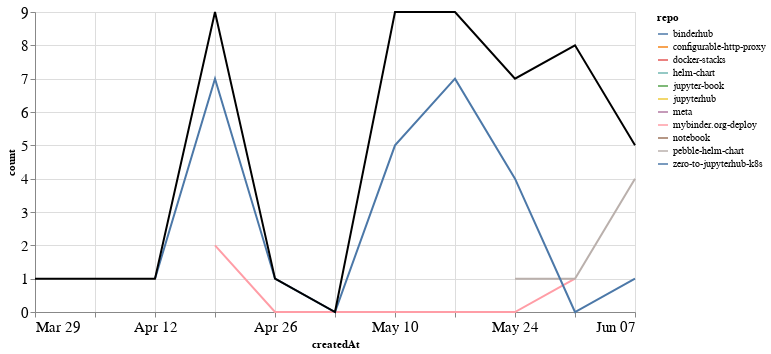

The notebook cell saved with this chart:
### Markdown cell above
## PRs

### Code cell
prs_time = prs.groupby('repo').resample('W', on='createdAt').count()['author'].reset_index()
prs_time = prs_time.rename(columns={'author': 'count'})
prs_time_total = prs_time.groupby('createdAt').agg({"count": "sum"}).reset_index()

ch1 = alt.Chart(prs_time, width=600).mark_line().encode(
    x='createdAt',
    y='count',
    color='repo',
    tooltip="repo"
)

ch2 = alt.Chart(prs_time_total, width=600).mark_line(color="black").encode(
    x='createdAt',
    y='count',
)

ch1 + ch2

### Figure 1 — Vega-Lite specification as saved in the notebook (floating-point values rounded to 4 significant figures)
{"config": {"axisLeft": {"labelFontSize": 15}, "axisBottom": {"labelFontSize": 15}}, "layer": [{"data": {"name": "data-1c18d64819e030f4e85c41c3c9e806d7"}, "mark": "line", "encoding": {"color": {"type": "nominal", "field": "repo"}, "tooltip": {"type": "nominal", "field": "repo"}, "x": {"type": "temporal", "field": "createdAt"}, "y": {"type": "quantitative", "field": "count"}}, "width": 600}, {"data": {"name": "data-efe6bd150dafaa4b978b93b301aa9197"}, "mark": {"type": "line", "color": "black"}, "encoding": {"x": {"type": "temporal", "field": "createdAt"}, "y": {"type": "quantitative", "field": "count"}}, "width": 600}], "$schema": "https://vega.github.io/schema/vega-lite/v4.8.1.json", "datasets": {"data-1c18d64819e030f4e85c41c3c9e806d7": [{"repo": "binderhub", "createdAt": "2020-05-24T00:00:00", "count": 2}, {"repo": "configurable-http-proxy", "createdAt": "2020-05-31T00:00:00", "count": 6}, {"repo": "docker-stacks", "createdAt": "2020-03-29T00:00:00", "count": 1}, {"repo": "helm-chart", "createdAt": "2020-05-10T00:00:00", "count": 1}, {"repo": "jupyter-book", "createdAt": "2020-05-10T00:00:00", "count": 2}, {"repo": "jupyterhub", "createdAt": "2020-05-17T00:00:00", "count": 1}, {"repo": "meta", "createdAt": "2020-05-10T00:00:00", "count": 1}, {"repo": "mybinder.org-deploy", "createdAt": "2020-04-19T00:00:00", "count": 2}, {"repo": "mybinder.org-deploy", "createdAt": "2020-04-26T00:00:00", "count": 0}, {"repo": "mybinder.org-deploy", "createdAt": "2020-05-03T00:00:00", "count": 0}, {"repo": "mybinder.org-deploy", "createdAt": "2020-05-10T00:00:00", "count": 0}, {"repo": "mybinder.org-deploy", "createdAt": "2020-05-17T00:00:00", "count": 0}, {"repo": "mybinder.org-deploy", "createdAt": "2020-05-24T00:00:00", "count": 0}, {"repo": "mybinder.org-deploy", "createdAt": "2020-05-31T00:00:00", "count": 1}, {"repo": "notebook", "createdAt": "2020-05-17T00:00:00", "count": 1}, {"repo": "pebble-helm-chart", "createdAt": "2020-05-24T00:00:00", "count": 1}, {"repo": "pebble-helm-chart", "createdAt": "2020-05-31T00:00:00", "count": 1}, {"repo": "pebble-helm-chart", "createdAt": "2020-06-07T00:00:00", "count": 4}, {"repo": "zero-to-jupyterhub-k8s", "createdAt": "2020-04-12T00:00:00", "count": 1}, {"repo": "zero-to-jupyterhub-k8s", "createdAt": "2020-04-19T00:00:00", "count": 7}, {"repo": "zero-to-jupyterhub-k8s", "createdAt": "2020-04-26T00:00:00", "count": 1}, {"repo": "zero-to-jupyterhub-k8s", "createdAt": "2020-05-03T00:00:00", "count": 0}, {"repo": "zero-to-jupyterhub-k8s", "createdAt": "2020-05-10T00:00:00", "count": 5}, {"repo": "zero-to-jupyterhub-k8s", "createdAt": "2020-05-17T00:00:00", "count": 7}, {"repo": "zero-to-jupyterhub-k8s", "createdAt": "2020-05-24T00:00:00", "count": 4}, {"repo": "zero-to-jupyterhub-k8s", "createdAt": "2020-05-31T00:00:00", "count": 0}, {"repo": "zero-to-jupyterhub-k8s", "createdAt": "2020-06-07T00:00:00", "count": 1}], "data-efe6bd150dafaa4b978b93b301aa9197": [{"createdAt": "2020-03-29T00:00:00", "count": 1}, {"createdAt": "2020-04-12T00:00:00", "count": 1}, {"createdAt": "2020-04-19T00:00:00", "count": 9}, {"createdAt": "2020-04-26T00:00:00", "count": 1}, {"createdAt": "2020-05-03T00:00:00", "count": 0}, {"createdAt": "2020-05-10T00:00:00", "count": 9}, {"createdAt": "2020-05-17T00:00:00", "count": 9}, {"createdAt": "2020-05-24T00:00:00", "count": 7}, {"createdAt": "2020-05-31T00:00:00", "count": 8}, {"createdAt": "2020-06-07T00:00:00", "count": 5}]}}
